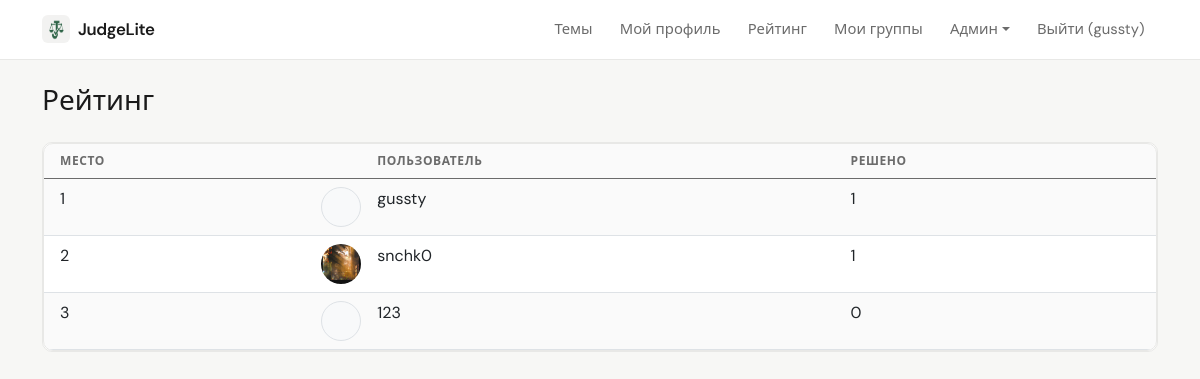
The page /rating (signed in) on the database as committed earlier.
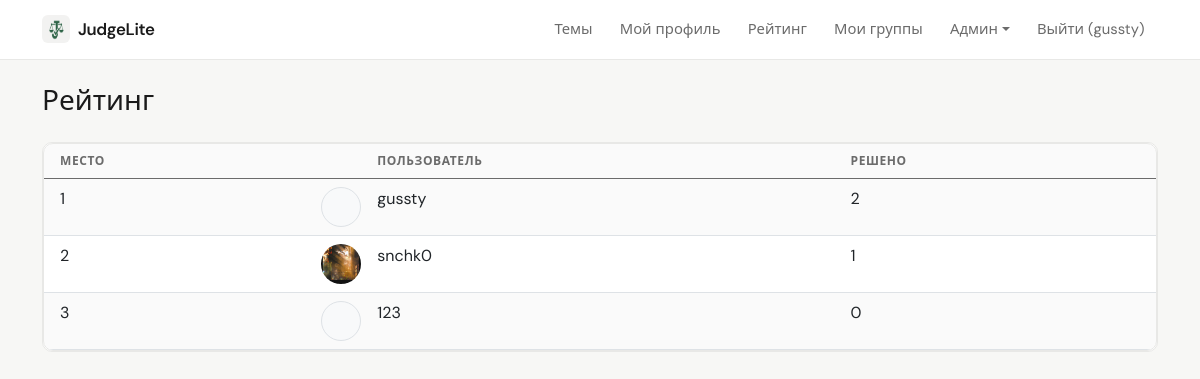
The same page on the database as committed later.
### data/users.py (models this page shows, shortened)
class User(SqlAlchemyBase, UserMixin, SerializerMixin):
    __tablename__ = 'users'
    id = sqlalchemy.Column(sqlalchemy.Integer, primary_key=True, autoincrement=True)
    name = sqlalchemy.Column(sqlalchemy.String, nullable=True)
    about = sqlalchemy.Column(sqlalchemy.String, nullable=True)
    email = sqlalchemy.Column(sqlalchemy.String, index=True, unique=True, nullable=True)
    hashed_password = sqlalchemy.Column(sqlalchemy.String, nullable=True)
    created_date = sqlalchemy.Column(sqlalchemy.DateTime, default=datetime.datetime.now)
    is_admin = sqlalchemy.Column(sqlalchemy.Boolean, default=False)
    is_super_admin = sqlalchemy.Column(sqlalchemy.Boolean, default=False)
    avatar_filename = sqlalchemy.Column(sqlalchemy.String, nullable=True)  # новое поле
    submissions = orm.relationship("Submission", back_populates="user")

### app.py (the view)
@app.route('/rating')
def rating():
    with db_session.session_scope() as session:
        all_users = session.query(User).all()
        user_solved = {}
        for u in all_users:
            cnt = session.query(Submission).filter(Submission.user_id == u.id, Submission.status == 'OK').distinct(Submission.task_id).count()
            user_solved[u.id] = (u.name, cnt, u.avatar_filename)
        sorted_users = sorted(user_solved.items(), key=lambda x: x[1][1], reverse=True)
        rating = [{'rank': idx, 'name': name, 'solved': cnt, 'avatar': avatar} for idx, (_, (name, cnt, avatar)) in enumerate(sorted_users, 1)]
        return render_template('rating.html', rating=rating)

### app.py (called while the page is built)
@login_manager.user_loader
def load_user(user_id):
    session = db_session.create_session()
    user = session.get(User, int(user_id))
    if user:
        _ = user.is_admin
        _ = user.is_super_admin
    session.close()
    return user

@app.context_processor
def inject_user():
    return dict(current_user=current_user)

### data/db_session.py (called while the page is built)
def create_session() -> Session:
    global __factory
    return __factory()

@contextmanager
def session_scope():
    session = create_session()
    try:
        yield session
        session.commit()
    except Exception:
        session.rollback()
        raise
    finally:
        session.close()

### templates/rating.html
{% extends "base.html" %}
{% block content %}
<h1 class="h3 mb-4">Рейтинг</h1>
<div class="card app-card">
    <div class="card-body p-0">
        <div class="app-table-wrap">
        <table class="table table-striped table-hover mb-0">
            <thead>
                <tr><th class="ps-3">Место</th><th></th><th>Пользователь</th><th class="pe-3">Решено</th></tr>
            </thead>
            <tbody>
                {% for r in rating %}
                <tr>
                    <td class="ps-3">{{ r.rank }}</td>
                    <td style="width:52px;">
                        {% if r.avatar %}
                            <img src="{{ url_for('static', filename='avatars/' + r.avatar) }}" alt="" class="rounded-circle" style="width: 40px; height: 40px; object-fit: cover;">
                        {% else %}
                            <div class="rounded-circle bg-light border" style="width: 40px; height: 40px;"></div>
                        {% endif %}
                    </td>
                    <td>{{ r.name }}</td>
                    <td class="pe-3">{{ r.solved }}</td>
                </tr>
                {% endfor %}
            </tbody>
        </table>
        </div>
    </div>
</div>
{% endblock %}

### templates/base.html (shortened to what this page needs)
<!doctype html>
<html lang="ru">
<head>
    <link href="https://cdn.jsdelivr.net/npm/bootstrap@5.0.2/dist/css/bootstrap.min.css" rel="stylesheet">
    <link href="{{ url_for('static', filename='app.css') }}" rel="stylesheet">
</head>
<body class="app-body {% block body_class %}{% endblock %}">
    <nav class="navbar navbar-expand-lg app-navbar">
        <div class="container">
            <a class="navbar-brand d-flex align-items-center gap-2" href="{{ url_for('index') }}">
                <img src="{{ url_for('static', filename='judgelite-mark.png') }}" alt="" class="app-brand-mark" width="28" height="28">
                <span>JudgeLite</span>
            </a>
            <div class="collapse navbar-collapse" id="navbarNav">
                <ul class="navbar-nav ms-auto">
                    <li class="nav-item"><a class="nav-link" href="{{ url_for('topics_list') }}">Темы</a></li>
                    {% if current_user.is_authenticated %}
                        <li class="nav-item"><a class="nav-link" href="{{ url_for('profile') }}">Мой профиль</a></li>
                        <li class="nav-item"><a class="nav-link" href="{{ url_for('rating') }}">Рейтинг</a></li>
                        <li class="nav-item"><a class="nav-link" href="{{ url_for('my_groups') }}">Мои группы</a></li>
                        {% if current_user.is_admin %}
                            <li class="nav-item dropdown">
                                <a class="nav-link dropdown-toggle" href="#" id="adminDropdown" role="button" data-bs-toggle="dropdown">Админ</a>
                            </li>
                        {% endif %}
                        <li class="nav-item"><a class="nav-link" href="{{ url_for('logout') }}">Выйти ({{ current_user.name }})</a></li>
                    {% else %}
                        <li class="nav-item"><a class="nav-link" href="{{ url_for('login') }}">Войти</a></li>
                        <li class="nav-item"><a class="nav-link" href="{{ url_for('register') }}">Регистрация</a></li>
                    {% endif %}
                </ul>
            </div>
        </div>
    </nav>
    <div class="container mt-4" style="padding-bottom: 80px;">
        {% block content %}{% endblock %}
    </div>
</body>
</html>

Rows that differ between the two databases and show on the page:
changed User "gussty": solved "1" → "2"
